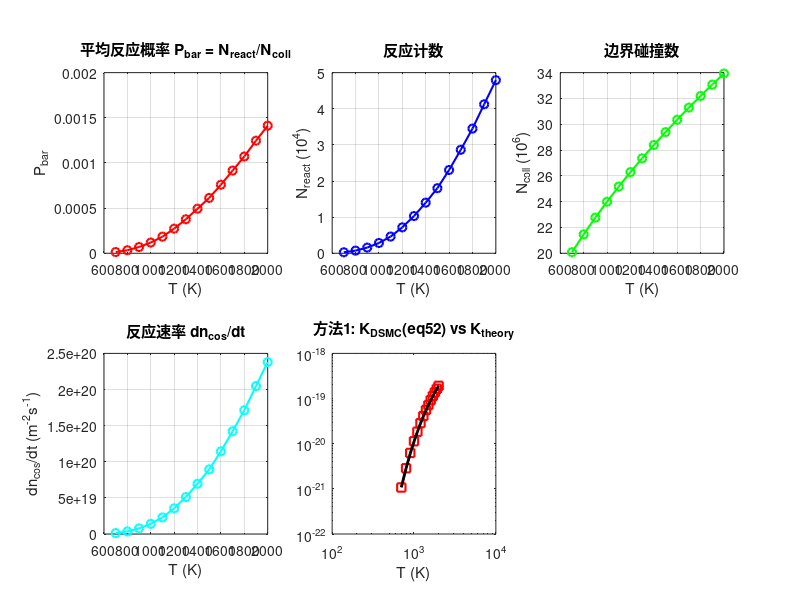

Source code (MATLAB): (Note: this script raises an error after producing the figure.)
% verify_K_LH3b.m
% 验证带体相的 LH3: O(g) + C(b) --> CO(s) 的 K_DSMC vs K_theory
% 核心验证点: 体相反应物 C(b) 的 Gamma_b = 1 (数密度视为常数, 不修正概率)
%
% 与 20260715_3 (O(g)+O(s)-->O2(s)) 的关键区别:
%   s 相反应物换成了 C(b), 概率只含【一个】表面密度因子 (空位 n(S), 来自 coeff[3]=1):
%   P(Vn) = min(1, 2 * K * n(S) / Vn)          <-- C(b) 贡献 Gamma_b = 1
%
% === 两种 K 反算方法 ===
%
% 方法1 — Molchanova Eq.(52) 碰撞概率反算:
%   系综平均: K = P_bar / (2 * n(S) * <1/Vn>)   <-- 只除一个 n_S
%   <1/Vn> = sqrt(pi*m/(2*k*T))
%
% 方法2 — 反应速率定义直接反算 (n_Cb 按约定取常数 1, 已吸收进 A):
%   dn_cos/dt = K * n_og * n_s * n_Cb = K * n_og * n_s
%   K = (N_react * fnum / se / t_total) / (n_og * n_S)
%   注意: N_react 是模拟粒子计数(需 x fnum); se 为 2D 面的真实面积(y宽 x 1m深)
%
% K_theory = A * T^b * exp(-Ea/T)
%
% 判据: 若 ratio ≈ 1, 证明 Gamma_b=1 实现正确;
%       若 ratio 恰差 n_S 或 N_site 的倍数, 说明 b 相被多乘/多除了一次

clear; close all;

%% ====== 物理常数 ======
k_B = 1.380649e-23;      % Boltzmann (J/K)
m_O = 2.65E-26; % O 原子质量 (kg)

%% ====== 模拟参数 (来自 in.LH3) ======
nsteps   = 5000;          % 运行步数
dt       = 1e-6;          % 时间步长 (s)
t_total  = nsteps * dt;   % 总模拟时间 (s)
n_og     = 4.138807e+20;  % 气相 O 数密度 (m^-3), 来自 global nrho
fnum     = 1.4900e+11;    % 每个模拟粒子代表的真实原子数, 来自 global fnum
se       = 6e-3 ;   % xhi 反应面面积 (m^2): 2D 算例, y 向 6mm x z 向隐含深度 1m

%% ====== 反应参数 (来自 schu_gs_1.surf: LH3 A 5.2e-20 0.5 5000 1) ======
A   = 5.2e-20;
b   = 0.5;
Ea  = 5000;              % K

%% ====== 表面参数 (来自 in.LH3: max_cover 6.022e18, init_cover O 0.5) ======
N_site    = 6.022e18;           % 总位点密度 (m^-2)
cov_frac  = 0.5;                % init_cover fraction (O 占据, tally_only 下恒定)
n_S       = (1-cov_frac) * N_site;  % 空位 S 数密度 (m^-2)
n_Cb      = 1;                  % 体相 C(b) 数密度取常数 1 (已吸收进 A)

%% ====== 模拟温度 (K) ======
T = [700, 800, 900, 1000, 1100, 1200, 1300, 1400, ...
     1500, 1600, 1700, 1800, 1900, 2000]';

%% ====== 从 log.sparta 提取 (2026-07-16, A=5.2e-20, 5000 步, tally_only) ======
% Surface reaction tallies: reaction O(g) + C(b) --> CO(s)
N_react = [269; 718; 1567; 2842; ...
           4619; 7168; 10294; 14003; ...
           18010; 23040; 28646; 34503; ...
           41233; 47923];

% Boundary collides (4 个边界面总数, /4 得 xhi 反应面碰撞数)
% 与 20260715_2/3 逐点相同 (相同 seed 和气相工况, tally_only 不改状态)
N_coll = [80323932; 85861235; 91050146; 95985218; ...
          100677534; 105174265; 109434151; 113566377; ...
          117559173; 121412098; 125170445; 128783559; ...
          132290130; 135726644]/4;

%% ====== 计算 ======
P_bar   = N_react ./ N_coll;                    % 平均反应概率
Vn_1    = sqrt(pi * m_O ./ (2 * k_B * T));      % <1/Vn> (flux-weighted harmonic mean)

% ---- 方法1: Molchanova Eq.(52) 碰撞概率反算 (只除一个 n_S) ----
K_DSMC_eq52 = (N_react ./ N_coll) ./ (2 * n_S .* Vn_1);

% ---- 方法2: dn_cos/dt = K * n_og * n_s  直接反算 (n_Cb=1) ----
dncos_dt = N_react * fnum ./ (se * t_total);     % N_react 为模拟粒子数, x fnum 换算真实反应数
K_DSMC_rate = dncos_dt ./ (n_og * n_S * n_Cb);   % K = (dn_cos/dt) / (n_og * n_s * n_Cb)

% K_theory = A * T^b * exp(-Ea/T)
K_theory = A * T.^b .* exp(-Ea ./ T);

ratio_eq52 = K_DSMC_eq52 ./ K_theory;
ratio_rate = K_DSMC_rate ./ K_theory;

% ---- min(1,P) 截断修正: 带截断的解析期望 (通量加权 Maxwell 分布) ----
% P(Vn) = min(1, a/Vn), a = 2*K_theory*n_S   <-- 只有一个 n_S
% f(v) = (v/s^2)*exp(-v^2/(2s^2)), s = sqrt(kT/m)
% P_capped = [1 - exp(-a^2/2s^2)] + (a/s)*sqrt(pi/2)*erfc(a/(sqrt(2)*s))
% P_uncapped = (a/s)*sqrt(pi/2)
a_cap    = 2 * K_theory * n_S;                       % 截断临界速度 (m/s)
s_th     = sqrt(k_B * T / m_O);                      % 热速度尺度 (m/s)
P_capped = (1 - exp(-a_cap.^2 ./ (2*s_th.^2))) + ...
           (a_cap./s_th) * sqrt(pi/2) .* erfc(a_cap ./ (sqrt(2)*s_th));
C_cap    = P_capped ./ ((a_cap./s_th) * sqrt(pi/2)); % 截断损失因子 C(T) <= 1
ratio_corr = ratio_eq52 ./ C_cap;                    % 截断修正后的 ratio

%% ====== 输出表格 ======
fprintf('========== LH3(带体相): O(g)+C(b)-->CO(s)  K_DSMC 验证 ==========\n');
fprintf('反应参数: A=%.1e, b=%.1f, Ea=%d K\n', A, b, Ea);
fprintf('n_og = %.4e m^-3,  n(S) = %.4e m^-2  (%.0f%% cover),  n_Cb = %g (常数约定)\n', ...
    n_og, n_S, cov_frac*100, n_Cb);
fprintf('se = %.2e m^2,  t_total = %.4f s\n\n', se, t_total);

fprintf('  T(K)     P_bar       N_react      N_coll\n');
fprintf('  ----     -----       -------      ------\n');
for i = 1:length(T)
    fprintf('%5d    %.4e    %9.3e  %10d\n', ...
        T(i), P_bar(i), N_react(i), N_coll(i));
end

fprintf('\n===== 方法1: Molchanova Eq.(52) 碰撞概率反算 =====\n');
fprintf('  T(K)      K_DSMC(eq52)    K_theory         ratio\n');
fprintf('  ----      ------------    --------         -----\n');
for i = 1:length(T)
    fprintf('%5d    %12.4e    %12.4e    %8.2f\n', ...
        T(i), K_DSMC_eq52(i), K_theory(i), ratio_eq52(i));
end
fprintf('\nratio(eq52) 均值 = %.2f +/- %.2f\n', mean(ratio_eq52), std(ratio_eq52));

fprintf('\n===== 方法2: dn_cos/dt = K * n_og * n_s  直接反算 =====\n');
fprintf('  T(K)      K_DSMC(rate)    K_theory         ratio\n');
fprintf('  ----      ------------    --------         -----\n');
for i = 1:length(T)
    fprintf('%5d    %12.4e    %12.4e    %8.2f\n', ...
        T(i), K_DSMC_rate(i), K_theory(i), ratio_rate(i));
end
fprintf('\nratio(rate) 均值 = %.2f +/- %.2f\n', mean(ratio_rate), std(ratio_rate));

fprintf('\n===== 两方法交叉验证 =====\n');
fprintf('ratio_eq52 / ratio_rate 均值 = %.2f\n', mean(ratio_eq52 ./ ratio_rate));
fprintf('若 ≈ 1, 两方法等价且 se 面积参数正确\n');

fprintf('\n===== min(1,P) 截断修正 =====\n');
fprintf('a = 2K·nS (本算例只有一个 nS 因子), 预期 a/s ~ 1e-3, 截断可忽略\n');
fprintf('  T(K)    a(m/s)    a/s      C(T)    P_bar实测   P_capped解析   ratio修正后\n');
fprintf('  ----    ------    ---      ----    --------    ----------    ----------\n');
for i = 1:length(T)
    fprintf('%5d    %6.4f    %.2e    %.4f    %.4e    %.4e    %8.3f\n', ...
        T(i), a_cap(i), a_cap(i)/s_th(i), C_cap(i), P_bar(i), P_capped(i), ratio_corr(i));
end

fprintf('\n===== Gamma_b = 1 验证判据 =====\n');
fprintf('ratio ≈ 1            --> 体相反应物 Gamma_b=1 实现正确\n');
fprintf('ratio ~ n_S (3e18)   --> b 相被当成 s 相多乘了一次密度\n');
fprintf('ratio ~ 1/n_S        --> b 相被多除了一次密度\n');

%% ====== 绘图 ======
figure('Position', [100 100 1200 800]);

% (1) P_bar vs T
subplot(2,3,1);
plot(T, P_bar, 'ro-', 'LineWidth', 1.5, 'MarkerSize', 6);
xlabel('T (K)'); ylabel('P_{bar}');
title('平均反应概率 P_{bar} = N_{react}/N_{coll}');
grid on;

% (2) N_react vs T
subplot(2,3,2);
plot(T, N_react/1e4, 'bo-', 'LineWidth', 1.5, 'MarkerSize', 6);
xlabel('T (K)'); ylabel('N_{react} (10^4)');
title('反应计数');
grid on;

% (3) N_coll vs T
subplot(2,3,3);
plot(T, N_coll/1e6, 'go-', 'LineWidth', 1.5, 'MarkerSize', 6);
xlabel('T (K)'); ylabel('N_{coll} (10^6)');
title('边界碰撞数');
grid on;

% (4) dncos/dt vs T
subplot(2,3,4);
plot(T, dncos_dt, 'co-', 'LineWidth', 1.5, 'MarkerSize', 6);
xlabel('T (K)'); ylabel('dn_{cos}/dt (m^{-2}s^{-1})');
title('反应速率 dn_{cos}/dt');
grid on;

% (5) K comparison — 方法1 Eq.(52)
subplot(2,3,5);
loglog(T, K_DSMC_eq52, 'rs-', 'LineWidth', 1.5, 'MarkerSize', 6); hold on;
loglog(T, K_theory, 'k-', 'LineWidth', 2);
xlabel('T (K)');
title('方法1: K_{DSMC}(eq52) vs K_{theory}');
legend('K_{DSMC} eq52', 'K_{theory}', 'Location', 'nw');
grid on;

% (6) K comparison — 方法2 rate definition
subplot(2,3,6);
loglog(T, K_DSMC_rate, 'bo-', 'LineWidth', 1.5, 'MarkerSize', 6); hold on;
loglog(T, K_theory, 'k-', 'LineWidth', 2);
xlabel('T (K)');
title('方法2: K_{DSMC}(rate) vs K_{theory}');
legend('K_{DSMC} rate', 'K_{theory}', 'Location', 'nw');
grid on;

sgtitle('LH3(带体相): O(g)+C(b)\rightarrowCO(s)  --  A=5.2e-20, init\_cover=0.5, tally\_only, \Gamma_b=1');

%% ====== 保存数据 ======
save('verify_K_LH3b_data.mat', 'T', 'P_bar', 'N_react', 'N_coll', ...
     'K_DSMC_eq52', 'K_DSMC_rate', 'K_theory', ...
     'ratio_eq52', 'ratio_rate', 'dncos_dt', ...
     'a_cap', 'C_cap', 'P_capped', 'ratio_corr', ...
     'n_S', 'n_Cb', 'n_og', 'se', 't_total', 'N_site');
fprintf('\n数据已保存至 verify_K_LH3b_data.mat\n');
